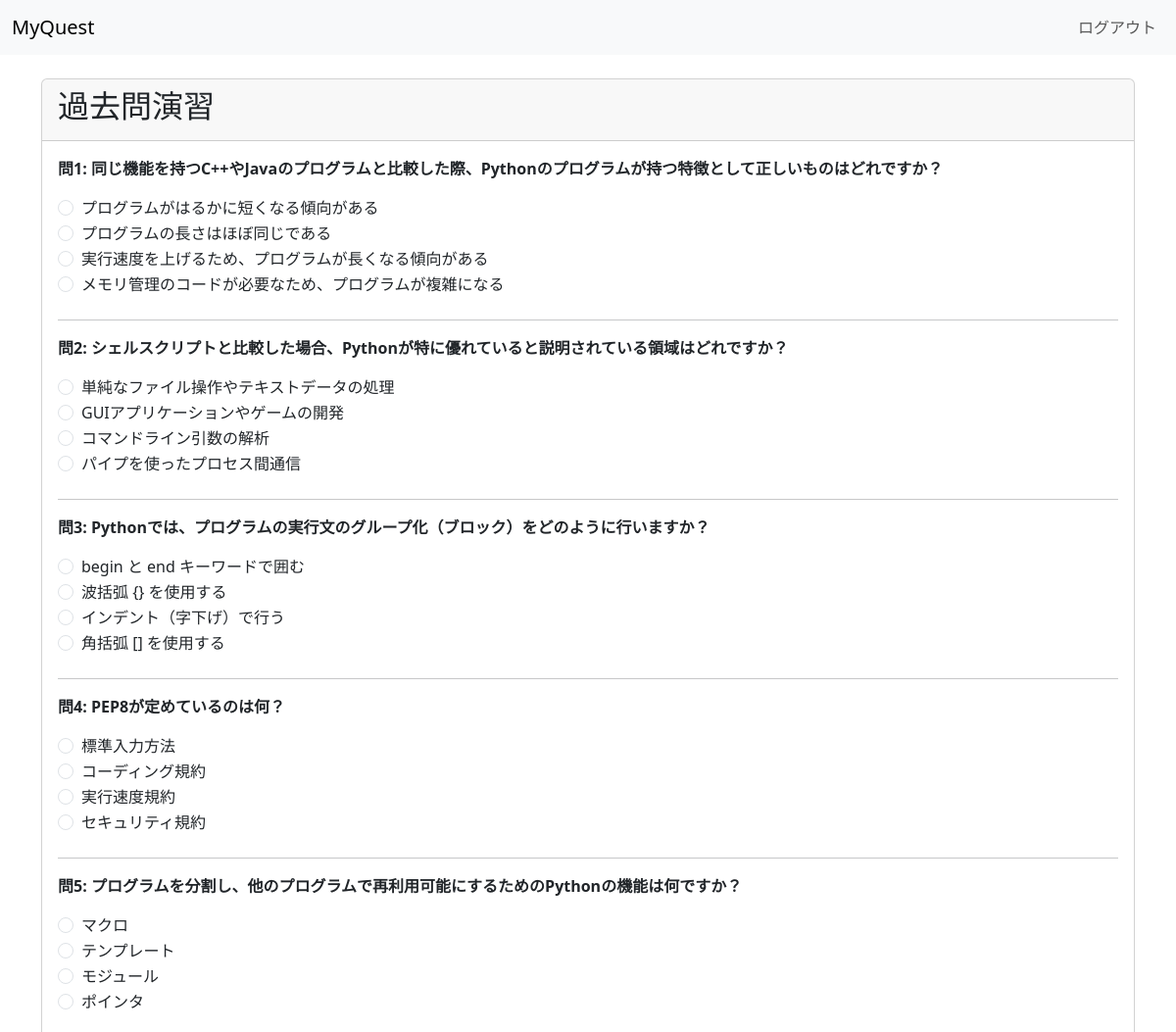
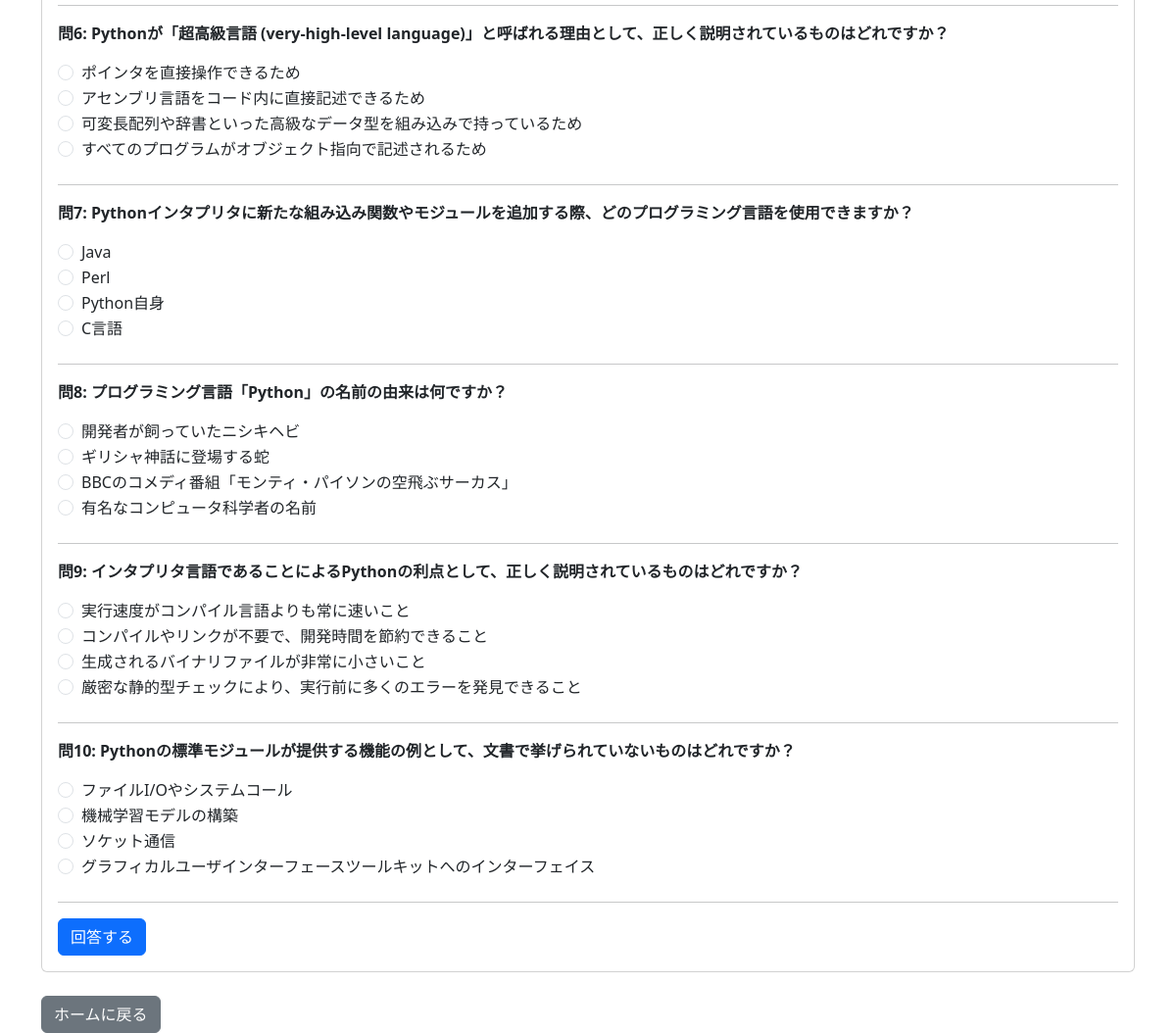
Screenshot of /practice (signed in) with the database file from the repository (2 pictures, top to bottom).
### model.py (models this page shows)
class Question(db.Model):
    __tablename__ = "questions"
    id = db.Column(db.Integer, primary_key=True)
    question = db.Column(db.String(300), nullable=False)
    choice1 = db.Column(db.String(200))
    choice2 = db.Column(db.String(200))
    choice3 = db.Column(db.String(200))
    choice4 = db.Column(db.String(200))
    correct = db.Column(db.Integer)
    category = db.Column(db.String(50)) # section / practiceなど

### app.py (the view, shortened to what this page needs)
@app.route("/practice", methods=["GET", "POST"])
def practice():
    if "user" not in session:
        return redirect("/")
    q_list = Question.query.filter_by(category="practice").all()
    if not q_list:
        return render_template("practice.html", questions=[]) # 空のリストを渡す
    if len(q_list) > 10:
        q_list = random.sample(q_list, 10)
    return render_template("practice.html", questions=q_list)

### templates/practice.html (shortened to what this page needs)
<!DOCTYPE html>
<html>
<head>
    <link href="https://cdn.jsdelivr.net/npm/bootstrap@5.3.0-alpha1/dist/css/bootstrap.min.css" rel="stylesheet">
</head>
<body>
    <nav class="navbar navbar-expand-lg navbar-light bg-light">
        <div class="container-fluid">
            <a class="navbar-brand" href="#">MyQuest</a>
            <div class="collapse navbar-collapse" id="navbarNav">
                <ul class="navbar-nav ms-auto">
                    <li class="nav-item">
                        <a class="nav-link" href="/logout">ログアウト</a>
                    </li>
                </ul>
            </div>
        </div>
    </nav>
    <div class="container mt-4">
        <div class="card">
            <div class="card-header">
                <h2>過去問演習</h2>
            </div>
            <div class="card-body">
                {% if results %}
                    <h3>テスト結果</h3>
                    <div class="alert alert-info">
                        <h4>正解数: {{ score }} / {{ total }} 問</h4>
                        <h4>正解率: {{ percentage }}%</h4>
                    </div>
                    <p>お疲れ様でした！結果は以下の通りです。</p>
                    <hr>
                    {% for res in results %}
                    <div class="mb-4 p-3 {% if res.is_correct %}result-correct{% else %}result-incorrect{% endif %}">
                        <p class="card-text fw-bold">問{{ loop.index }}: {{ res.question.question }}</p>
                        <p>あなたの回答:
                            <span class="{% if not res.is_correct %}user-answer-incorrect{% endif %}">
                                {{ res.user_choice_text }}
                            </span>
                        </p>
                        {% if not res.is_correct %}
                            <p>正解: <span class="correct-answer-text">{{ res.correct_choice_text }}</span></p>
                        {% endif %}
                    </div>
                    {% endfor %}
                {% else %}
                    <form action="{{ url_for('practice') }}" method="post">
                        {% for q_obj in questions %}
                        <div class="mb-4">
                            <p class="card-text fw-bold">問{{ loop.index }}: {{ q_obj.question }}</p>
                            <div class="form-check">
                                <input type="radio" class="form-check-input" name="answer_{{ q_obj.id }}" value="1" id="q{{ q_obj.id }}-choice1" required>
                                <label class="form-check-label" for="q{{ q_obj.id }}-choice1">{{ q_obj.choice1 }}</label>
                            </div>
                            <div class="form-check">
                                <input type="radio" class="form-check-input" name="answer_{{ q_obj.id }}" value="2" id="q{{ q_obj.id }}-choice2">
                                <label class="form-check-label" for="q{{ q_obj.id }}-choice2">{{ q_obj.choice2 }}</label>
                            </div>
                            <div class="form-check">
                                <input type="radio" class="form-check-input" name="answer_{{ q_obj.id }}" value="3" id="q{{ q_obj.id }}-choice3">
                                <label class="form-check-label" for="q{{ q_obj.id }}-choice3">{{ q_obj.choice3 }}</label>
                            </div>
                            <div class="form-check">
                                <input type="radio" class="form-check-input" name="answer_{{ q_obj.id }}" value="4" id="q{{ q_obj.id }}-choice4">
                                <label class="form-check-label" for="q{{ q_obj.id }}-choice4">{{ q_obj.choice4 }}</label>
                            </div>
                        </div>
                        <hr>
                        {% endfor %}
                        <button type="submit" class="btn btn-primary">回答する</button>
                    </form>
                {% endif %}
            </div>
        </div>
        <div class="mt-4">
            {% if results %}
                <a href="{{ url_for('practice') }}" class="btn btn-primary">もう一度挑戦する</a>
                <a href="/home" class="btn btn-secondary">ホームに戻る</a>
            {% else %}
                <a href="/home" class="btn btn-secondary">ホームに戻る</a>
            {% endif %}
        </div>
    </div>
</body>
</html>

### rows the page displays
Question: question "同じ機能を持つC++やJavaのプログラムと比較した際、Pythonのプログラムが持つ特徴として正しいものはどれですか？", choice1 "プログラムがはるかに短くなる傾向がある", choice2 "プログラムの長さはほぼ同じである", choice3 "実行速度を上げるため、プログラムが長くなる傾向がある", choice4 "メモリ管理のコードが必要なため、プログラムが複雑になる"
Question: question "シェルスクリプトと比較した場合、Pythonが特に優れていると説明されている領域はどれですか？", choice1 "単純なファイル操作やテキストデータの処理", choice2 "GUIアプリケーションやゲームの開発", choice3 "コマンドライン引数の解析", choice4 "パイプを使ったプロセス間通信"
Question: question "Pythonでは、プログラムの実行文のグループ化（ブロック）をどのように行いますか？", choice1 "begin と end キーワードで囲む", choice2 "波括弧 {} を使用する", choice3 "インデント（字下げ）で行う", choice4 "角括弧 [] を使用する"
Question: question "PEP8が定めているのは何？", choice1 "標準入力方法", choice2 "コーディング規約", choice3 "実行速度規約", choice4 "セキュリティ規約"
Question: question "プログラムを分割し、他のプログラムで再利用可能にするためのPythonの機能は何ですか？", choice1 "マクロ", choice2 "テンプレート", choice3 "モジュール", choice4 "ポインタ"
Question: question "Pythonが「超高級言語 (very-high-level language)」と呼ばれる理由として、正しく説明されているものはどれですか？", choice1 "ポインタを直接操作できるため", choice2 "アセンブリ言語をコード内に直接記述できるため", choice3 "可変長配列や辞書といった高級なデータ型を組み込みで持っているため", choice4 "すべてのプログラムがオブジェクト指向で記述されるため"
Question: question "Pythonインタプリタに新たな組み込み関数やモジュールを追加する際、どのプログラミング言語を使用できますか？", choice1 "Java", choice2 "Perl", choice3 "Python自身", choice4 "C言語"
Question: question "プログラミング言語「Python」の名前の由来は何ですか？", choice1 "開発者が飼っていたニシキヘビ", choice2 "ギリシャ神話に登場する蛇", choice3 "BBCのコメディ番組「モンティ・パイソンの空飛ぶサーカス」", choice4 "有名なコンピュータ科学者の名前"
Question: question "インタプリタ言語であることによるPythonの利点として、正しく説明されているものはどれですか？", choice1 "実行速度がコンパイル言語よりも常に速いこと", choice2 "コンパイルやリンクが不要で、開発時間を節約できること", choice3 "生成されるバイナリファイルが非常に小さいこと", choice4 "厳密な静的型チェックにより、実行前に多くのエラーを発見できること"
Question: question "Pythonの標準モジュールが提供する機能の例として、文書で挙げられていないものはどれですか？", choice1 "ファイルI/Oやシステムコール", choice2 "機械学習モデルの構築", choice3 "ソケット通信", choice4 "グラフィカルユーザインターフェースツールキットへのインターフェイス"
